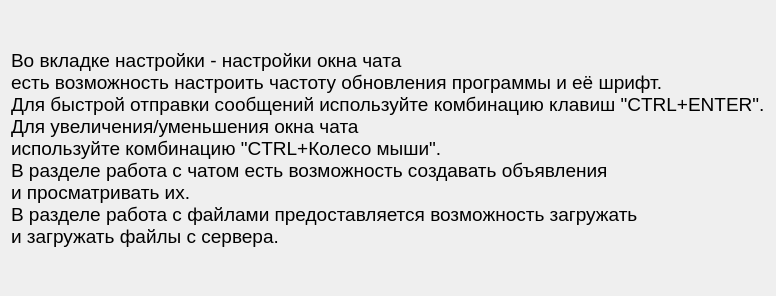
<?xml version="1.0" encoding="UTF-8"?>
<ui version="4.0">
 <class>spravka_v_2</class>
 <widget class="QWidget" name="spravka_v_2">
  <property name="geometry">
   <rect>
    <x>0</x>
    <y>0</y>
    <width>767</width>
    <height>296</height>
   </rect>
  </property>
  <property name="font">
   <font>
    <pointsize>14</pointsize>
   </font>
  </property>
  <property name="windowTitle">
   <string>Form</string>
  </property>
  <layout class="QGridLayout" name="gridLayout">
   <item row="0" column="0">
    <widget class="QLabel" name="label">
     <property name="text">
      <string>Во вкладке настройки - настройки окна чата 
есть возможность настроить частоту обновления программы и её шрифт. 
Для быстрой отправки сообщений используйте комбинацию клавиш &quot;CTRL+ENTER&quot;.
Для увеличения/уменьшения окна чата 
используйте комбинацию &quot;CTRL+Колесо мыши&quot;.
В разделе работа с чатом есть возможность создавать объявления 
и просматривать их.
В разделе работа с файлами предоставляется возможность загружать
и загружать файлы с сервера.</string>
     </property>
     <property name="alignment">
      <set>Qt::AlignLeading|Qt::AlignLeft|Qt::AlignVCenter</set>
     </property>
    </widget>
   </item>
  </layout>
 </widget>
 <resources/>
 <connections/>
</ui>
